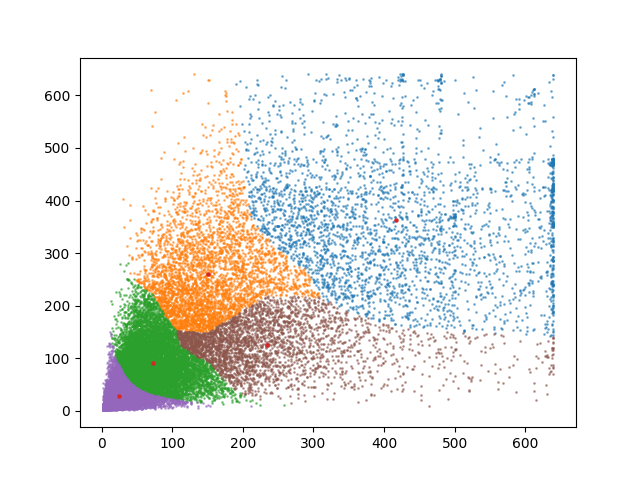

Recreate this plot in Python.
import sys
import copy
import numpy as np
import logging
from pycocotools.coco import COCO
import matplotlib.pyplot as plt

import warnings
warnings.filterwarnings("ignore")

color_map = {'1': '#1f77b4', '2': '#ff7f0e', '3': '#2ca02c', '0': '#d62728', '4': '#9467bd', '5': '#8c564b', '6': '#e377c2', '7': '#7f7f7f', '8': '#bcbd22', '9': '#17becf'}

# resize image
def resize(scales, max_size, image_w, image_h):
    short = min(image_w, image_h)
    large = max(image_w, image_h)
    scale = np.random.choice(scales)
    rate = min(scale / short, max_size / large)
    return rate

def whs2xyxy(bboxes):
    ctrs = np.zeros(bboxes.shape)
    x1 = ctrs[:, 0] - bboxes[:, 0] / 2
    y1 = ctrs[:, 1] - bboxes[:, 1] / 2
    x2 = ctrs[:, 0] + bboxes[:, 0] / 2
    y2 = ctrs[:, 1] + bboxes[:, 1] / 2
    return np.stack([x1, y1, x2, y2], axis=1)

def whs_ious(gts, ars):
    gts_d = whs2xyxy(gts)
    ars_d = whs2xyxy(ars)
    num_gts, num_ars = gts_d.shape[0], ars_d.shape[0]
    ars_v = copy.copy(ars_d)[None].repeat(num_gts, axis=0)
    gts_v = copy.copy(gts_d)[:, None].repeat(num_ars, axis=1)
    area_ars = (ars_v[..., 2] - ars_v[..., 0] + 1) * (ars_v[..., 3] - ars_v[..., 1] + 1)
    area_gts = (gts_v[..., 2] - gts_v[..., 0] + 1) * (gts_v[..., 3] - gts_v[..., 1] + 1)

    xmin = np.max(np.stack([ars_v[..., 0], gts_v[..., 0]], axis=-1), axis=-1)
    ymin = np.max(np.stack([ars_v[..., 1], gts_v[..., 1]], axis=-1), axis=-1)
    xmax = np.min(np.stack([ars_v[..., 2], gts_v[..., 2]], axis=-1), axis=-1)
    ymax = np.min(np.stack([ars_v[..., 3], gts_v[..., 3]], axis=-1), axis=-1)
    area_over = (xmax - xmin + 1) * (ymax - ymin + 1)
    ious = area_over / (area_ars + area_gts - area_over)
    return ious

def gt_assignment(anchors, gts):
    ious = whs_ious(gts, anchors)
    dis = 1 - ious
    return np.argmin(dis, axis=0)

def update_ars(assignments, gts, num_ars):
    ars = []
    for idx in range(num_ars):
        match_gts = gts[assignments == idx]
        ar = np.mean(match_gts, axis=0)
        ars.append(ar)
    return np.stack(ars)

def vis(anchors, gts_assign, whs, num_anchors):
    for idx in range(num_anchors):
        gts = whs[gts_assign == idx]
        plt.scatter(gts[:, 0], gts[:, 1], s=1, c=color_map[str(idx + 1)], alpha=0.5)
    plt.scatter(anchors[:, 0], anchors[:, 1], s=5, c=color_map['0'], alpha=1)
    plt.savefig('cluster.png') 

if __name__ == "__main__":
    logging.basicConfig(level=logging.INFO)

    meta_file = sys.argv[1]
    num_anchors = 5
    coco_loader = COCO(meta_file)
    np.random.seed(1)
    # resize scales and max_size
    scales = [600, 800, 900, 1000]
    max_size = 1000

    meta_imgs = coco_loader.imgs
    annos = coco_loader.imgToAnns
    anno_ids = annos.keys()
    whs = []
    for idx, anno_id in enumerate(anno_ids):
        meta_img = meta_imgs[anno_id]
        bboxes = annos[anno_id]
        # get resize rate of image
        image_w, image_h = meta_img['width'], meta_img['height']
        rate = resize(scales, max_size, image_w, image_h)
        for bbox in bboxes:
            _, _, width, height = bbox['bbox']
            # resize width and height
            width, height = width * rate, height * rate
            whs.append((width, height))
    
    whs = np.stack(whs)
    n_whs = whs.shape[0]
    init_anchor_idx = []
    while len(init_anchor_idx) < num_anchors:
        idx = np.random.randint(n_whs)
        if idx not in init_anchor_idx:
            init_anchor_idx.append(idx)
    
    anchors, diff_assign = whs[init_anchor_idx], 10
    # init gts assignment
    gts_assign = gt_assignment(whs, anchors)
    gts_assign_pre = np.zeros(gts_assign.shape)
    gts_assign_pre.fill(-1)
    
    cluster_time = 0
    while diff_assign > 0:
        cluster_time += 1
        diff_assign = np.sum(np.abs(gts_assign - gts_assign_pre))
        logging.info('{} times cluster | diff with pre {}'.format(cluster_time, diff_assign))
        
        gts_assign_pre = gts_assign
        # update anchors with gts_assign
        anchors = update_ars(gts_assign, whs, num_anchors)
        # update gts assignment
        gts_assign = gt_assignment(whs, anchors)

    vis(anchors, gts_assign, whs, num_anchors)
